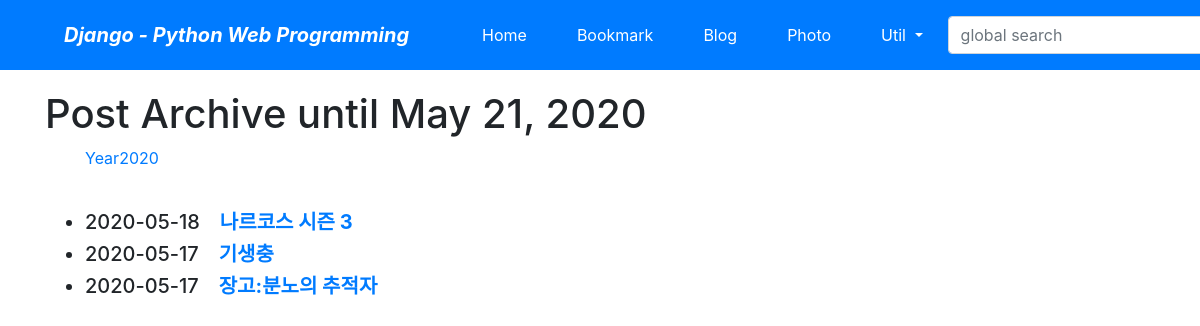
Screenshot of /blog/archive/ with the database file from the repository.
### blog/models.py (models this page shows, shortened)
class Post(models.Model):
    title = models.CharField(verbose_name='TITLE', max_length=50)
    slug = models.SlugField(
        'SLUG', unique=True, allow_unicode=True, help_text='one word for title alias')
    description = models.CharField(
        'DESCRIPTION', max_length=100, blank=True, help_text='simple description text')
    content = models.TextField('CONTENT')
    create_dt = models.DateTimeField('CREATE DATE', auto_now_add=True)
    modify_dt = models.DateTimeField('MODIFY DATE', auto_now=True)
    tags = TaggableManager(blank=True)
    class Meta:
        verbose_name = 'post'
        verbose_name_plural = 'posts'
        db_table = 'blog_posts'
        ordering = ('-modify_dt',)
    def get_absolute_url(self):
        return reverse("blog:post_detail", args=(self.slug,))

### blog/views.py (the view)
# urls.py: path('archive/', views.PostAV.as_view(), name='post_archive'),
class PostAV(ArchiveIndexView):
    model = Post
    date_field = 'modify_dt'

### blog/templates/blog/post_archive.html (shortened to what this page needs)
{% extends 'base.html' %}
{% block content %}
<h1>Post Archive until {% now "N d, Y" %}</h1>
<ul>
  {% for date in date_list%}
  <li style="display: inline;">
    <a href="{% url 'blog:post_year_archive' date|date:'Y' %}"
      >Year{{ date|date:"Y"}}</a
    >
  </li>
  {% endfor %}
</ul>
<br />
<div>
  <ul>
    {% for post in object_list %}
    <li class="h5">
      {{ post.modify_dt|date:"Y-m-d" }}&emsp;<a
        href="{{ post.get_absolute_url }}"
        ><strong>{{ post.title }}</strong></a
      >
    </li>
    {% endfor %}
  </ul>
</div>
{% endblock  %}

### templates/base.html (shortened to what this page needs)
<!DOCTYPE html>
<html lang="en">
  <head>
    <link
      rel="stylesheet"
      href="https://stackpath.bootstrapcdn.com/bootstrap/4.5.0/css/bootstrap.min.css"
    />
  </head>
  <body style="padding-top: 90px; padding-bottom: 40px;">
    <nav class="navbar navbar-expand-lg navbar-dark bg-primary fixed-top">
      <span class="navbar-brand mx-5 mb-0 font-weight-bold font-italic"
        >Django - Python Web Programming</span
      >
      <div class="collapse navbar-collapse" id="navbarSupportedContent">
        <ul class="navbar-nav mr-auto">
          <li class="nav-item mx-1 btn btn-primary">
            <a class="nav-link text-white" href="{% url 'home' %}">Home</a>
          </li>
          <li class="nav-item mx-1 btn btn-primary">
            <a class="nav-link text-white" href="{% url 'bookmark:index'%}"
              >Bookmark</a
            >
          </li>
          <li class="nav-item mx-1 btn btn-primary">
            <a class="nav-link text-white" href="{% url 'blog:index'%}">Blog</a>
          </li>
          <li class="nav-item mx-1 btn btn-primary">
            <a class="nav-link text-white" href=" ">Photo</a>
          </li>
          <li class="nav-item dropdown mx-1 btn btn-primary">
            <a
              class="nav-link dropdown-toggle text-white"
              href="#"
              data-toggle="dropdown"
            >
              Util
            </a>
          </li>
        </ul>
        <form class="form-inline my-2" action="" method="post">
          <input
            class="form-control mr-sm-2"
            type="search"
            placeholder="global search"
            name="search_word"
          />
        </form>
      </div>
    </nav>
    <div class="container">
      {% block content%}{% endblock %}
    </div>
  </body>
</html>

### rows the page displays
Post: modify_dt "2020-05-18", title "나르코스 시즌 3"
Post: modify_dt "2020-05-17", title "기생충"
Post: modify_dt "2020-05-17", title "장고:분노의 추적자"

### other values shown
{{ date|date:"Y" }} "2020"
